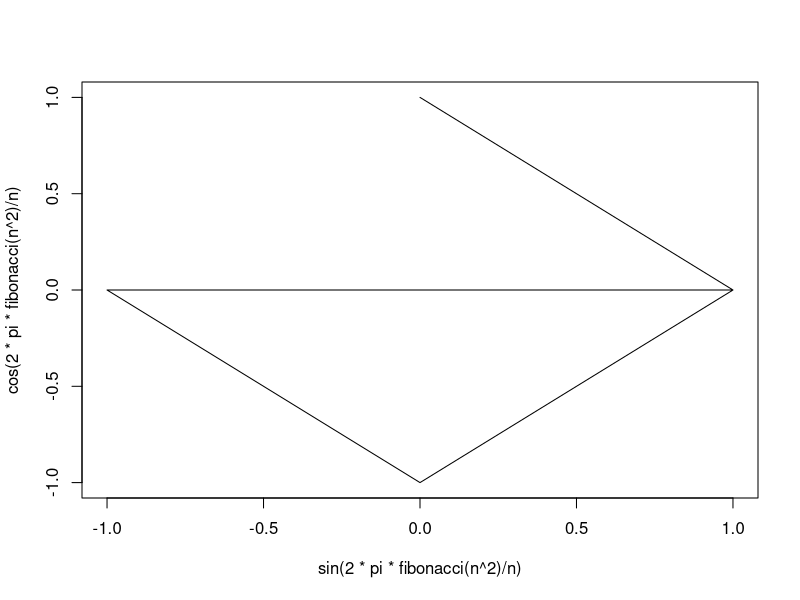
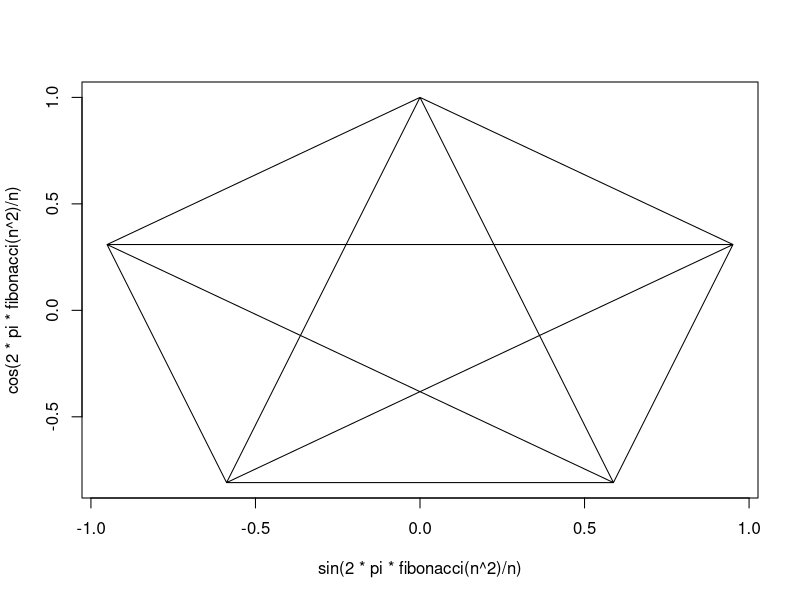
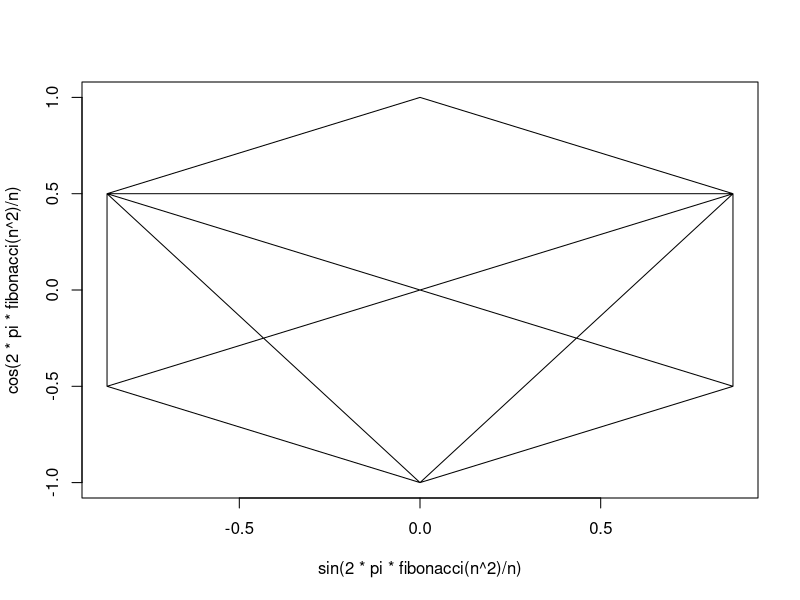
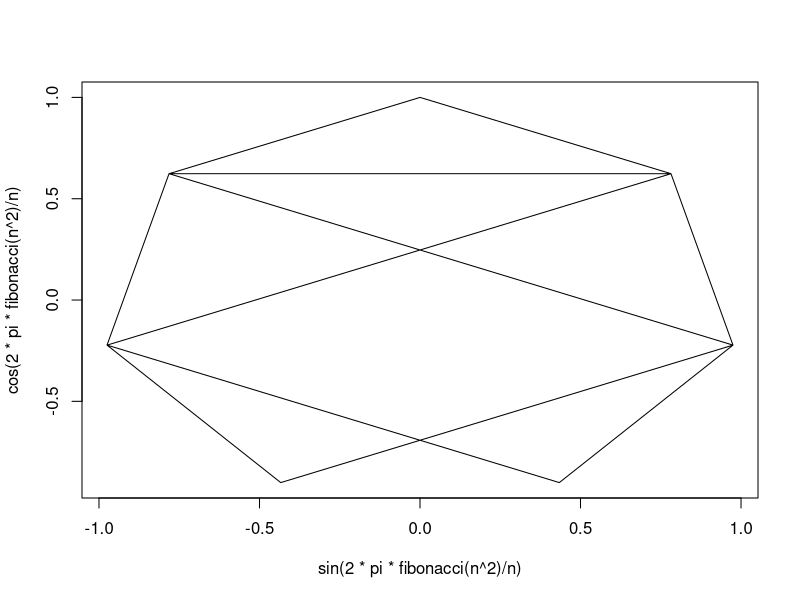
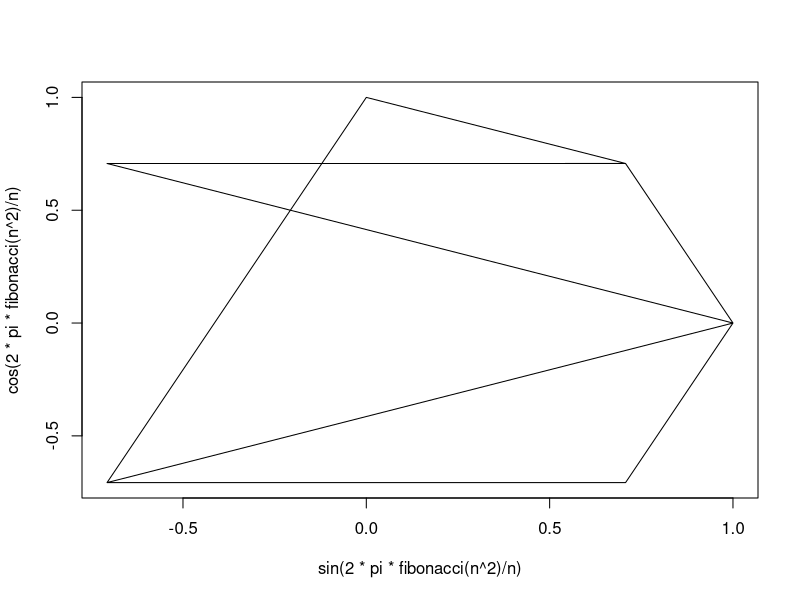
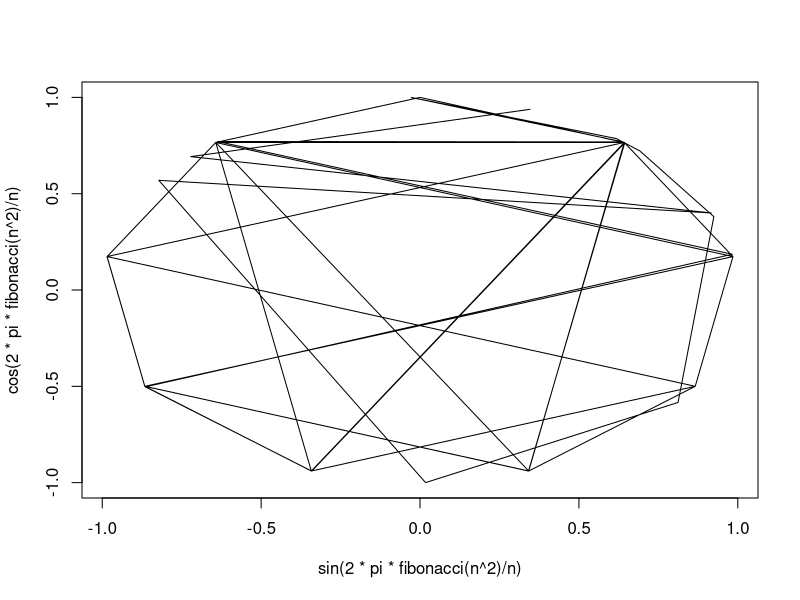

The R source for these figures, in order:
## ---- chunk 1
fibonacci <- function(n) {
  res <- seq_len(n)
  res[2] <- 1
  for(i in seq(3,n)) res[i] <- res[i-1] + res[i-2]
  res
}

rplot <- function(n) {
  plot(sin(2*pi*fibonacci(n^2)/n), cos(2*pi*fibonacci(n^2)/n),
     type="l")
}

rplot(4)
rplot(5)
rplot(6)
rplot(7)
rplot(8)
rplot(9)
